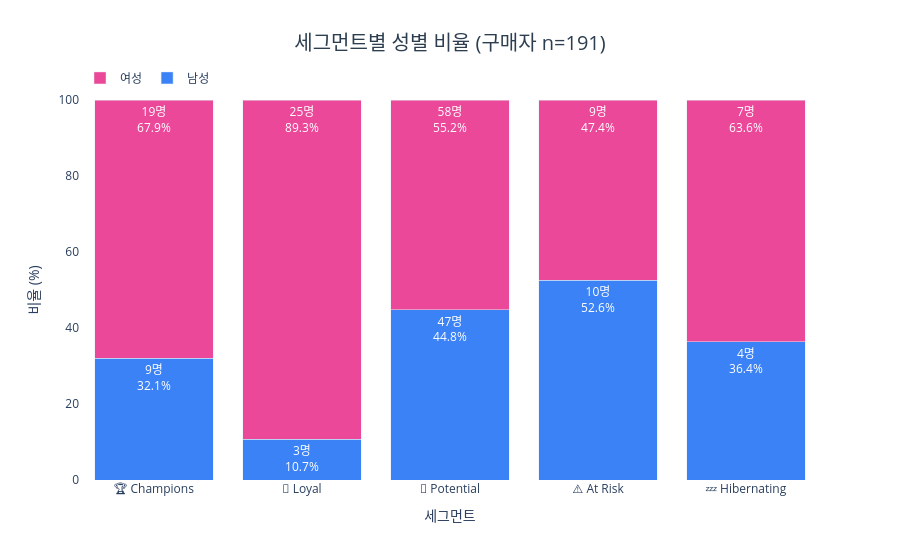

Notebook code cell kept with this figure:
### Code cell
# 세그먼트별 성별 비율 — 스택 막대
gender_n = demo[['남성', '여성']]
gender_pct = gender_n.div(gender_n.sum(axis=1), axis=0).mul(100).round(1)

fig = go.Figure()
for gname, color in [('남성', '#3B82F6'), ('여성', '#EC4899')]:
    fig.add_trace(go.Bar(
        name=gname,
        x=[f"{SEGMENT_EMOJI[s]} {s}" for s in gender_pct.index],
        y=gender_pct[gname], marker_color=color,
        text=[f"{int(gender_n.loc[s, gname])}명<br>{gender_pct.loc[s, gname]:.1f}%" for s in gender_pct.index],
        textposition='inside', textfont=dict(color='white', size=12),
    ))
fig.update_layout(
    barmode='stack',
    title=dict(text=f'세그먼트별 성별 비율 (구매자 n={n_buyers})', x=0.5, xanchor='center',
               font=dict(size=20, color='#2c3e50')),
    xaxis_title='세그먼트', yaxis_title='비율 (%)', yaxis=dict(range=[0, 100]),
    plot_bgcolor='white', legend=dict(orientation='h', yanchor='bottom', y=1.02),
)
fig.show()

### Figure 1 — Plotly figure (JSON) as saved in the notebook; plotly's stock layout.template omitted (floating-point values rounded to 4 significant figures)
{"data": [{"marker": {"color": "#3B82F6"}, "name": "남성", "text": ["9명<br>32.1%", "3명<br>10.7%", "47명<br>44.8%", "10명<br>52.6%", "4명<br>36.4%"], "textfont": {"color": "white", "size": 12}, "textposition": "inside", "type": "bar", "x": ["🏆 Champions", "💎 Loyal", "🌱 Potential", "⚠️ At Risk", "💤 Hibernating"], "y": [32.1, 10.7, 44.8, 52.6, 36.4]}, {"marker": {"color": "#EC4899"}, "name": "여성", "text": ["19명<br>67.9%", "25명<br>89.3%", "58명<br>55.2%", "9명<br>47.4%", "7명<br>63.6%"], "textfont": {"color": "white", "size": 12}, "textposition": "inside", "type": "bar", "x": ["🏆 Champions", "💎 Loyal", "🌱 Potential", "⚠️ At Risk", "💤 Hibernating"], "y": [67.9, 89.3, 55.2, 47.4, 63.6]}], "layout": {"barmode": "stack", "legend": {"orientation": "h", "y": 1.02, "yanchor": "bottom"}, "plot_bgcolor": "white", "title": {"font": {"color": "#2c3e50", "size": 20}, "text": "세그먼트별 성별 비율 (구매자 n=191)", "x": 0.5, "xanchor": "center"}, "xaxis": {"title": {"text": "세그먼트"}}, "yaxis": {"range": [0, 100], "title": {"text": "비율 (%)"}}}}
